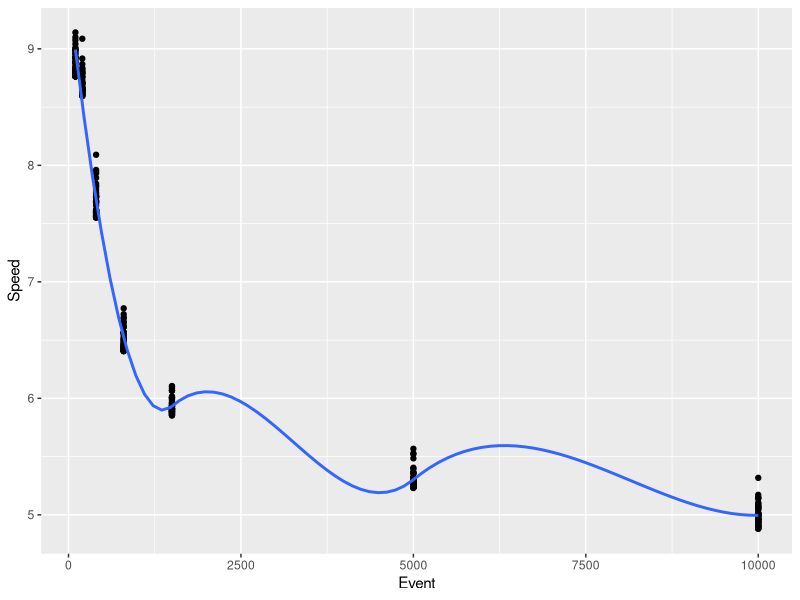

The R script that drew this image:
## ---- chunk 1
library(tidyverse)
library(dplyr)
library(tidyr)
library(lubridate)
library(ggplot2)

running <- read.csv("NCAA_track.csv")

running <- running |> separate(Year, into = c("Class", "Year"), sep = "-")

running <- running |> mutate(Time = ms(Time))

running <- running |> mutate(Time = as.duration(Time))
## ---- chunk 2
speed <- running |> mutate(Time = as.double(Time))

speed <- speed |> mutate(Speed = Event/Time)

speed <- speed |> mutate(EventName = as.factor(Event))

ggplot(speed, aes(x = Event, y = Speed)) +
  geom_point() +
  geom_smooth(se = FALSE)
